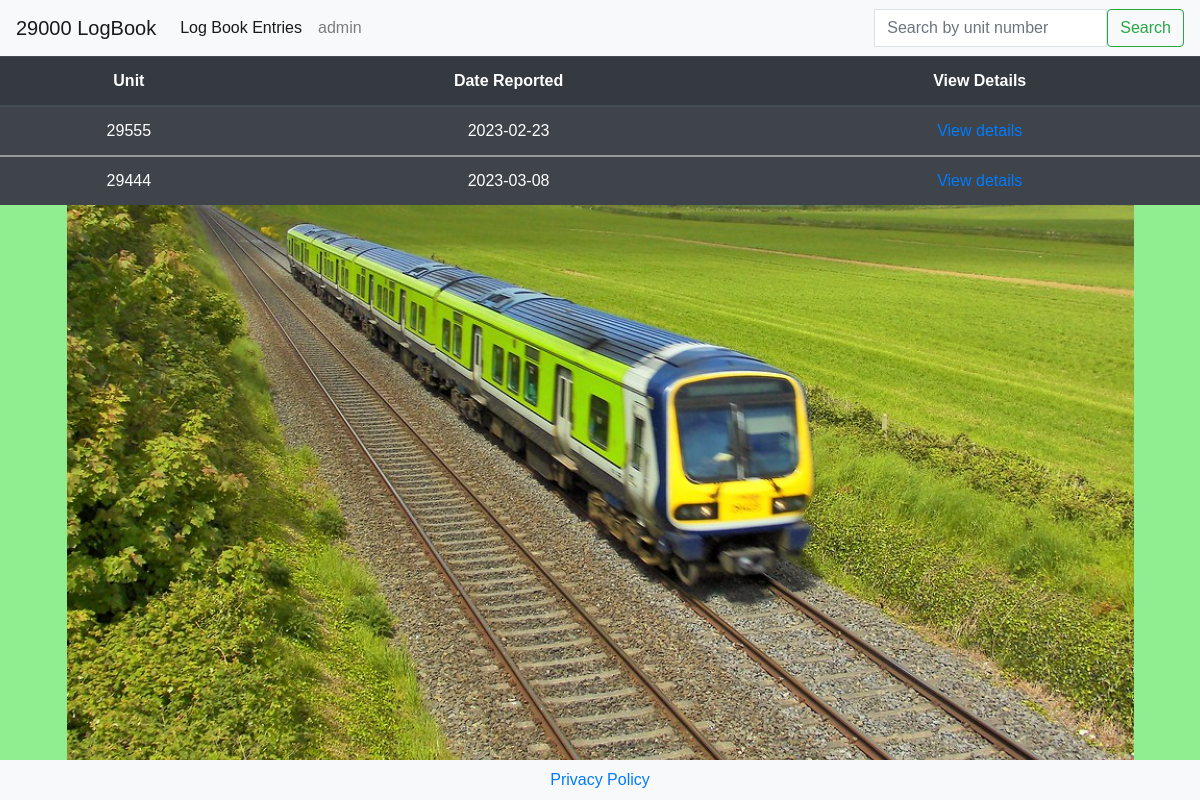
Page /closed_reports.html on the earlier database version.
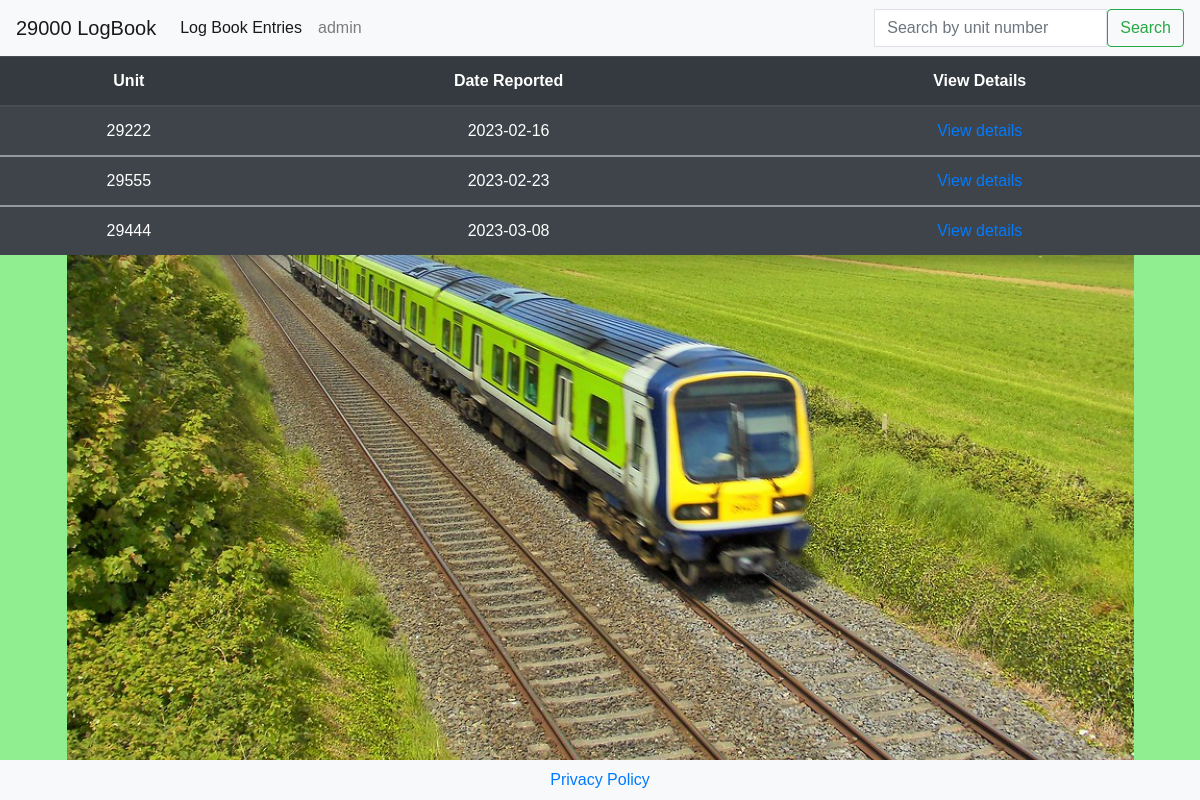
Same page on the later database version.
### report/models.py (models this page shows, shortened)
class Logbook_report(models.Model):
    Grade = models.CharField(max_length=25, default='Driver')
    driver_name = models.CharField(max_length=50)
    driver_email = models.EmailField(blank=True)  # blank =  make optional
    unit = models.IntegerField(default=29)
    location_at_time_of_fault = models.TextField(max_length=60)
    time_of_fault = models.TimeField(null=True, blank=True)
    date_of_fault = models.TextField()
    details_of_defect = models.TextField()
    report_read = models.BooleanField(default=False)
    work_order_created = models.BooleanField(default=False)
    driver_responded_to = models.BooleanField(default=False)
    work_order_closed = models.BooleanField(default=False)
    work_order_number = models.IntegerField(null=True)
    Depot_feedback = models.TextField(max_length=300, default='Copy SAP longtext here')
    class Meta:
        ordering = ['date_of_fault']

### report/views.py (the view)
# urls.py: path('closed_reports.html', views.closed_reports_list, name='closed_reports_list'),
def closed_reports_list(request):
    reports = Logbook_report.objects.filter(work_order_closed=True)
    context = {
        'reports': reports
    }
    return render(request, 'closed_reports.html', context)

### report/templates/closed_reports.html
{% extends "base.html" %}
{% load static %}
{% load crispy_forms_tags%}
{% block content %}
<div class="table-align">
        <table class="text-align table table-striped table-dark">
            <thead>
              <tr>
                <th scope="col">Unit</th>
                <th scope="col">Date Reported</th>
                <th scope="col">View Details</th>
              </tr>
            </thead>
             {% for report in reports %}
            <tbody>
              <tr>
                <td>{{ report.unit }}</td>
                <td>{{ report.date_of_fault }}</td>
                <td><a href="{% url 'report_detail' report.id %}">View details</a></td>
              </tr>
              {% empty %}
                <h3 class="text-align bg-dark text-white">There are no closed work orders from reports to display at the moment.</h3>
              {% endfor %}
            </tbody>
          </table>
</div>
{% endblock %}

Differences in the rows shown:
now on this page (row edited): Logbook_report: unit "29222", date_of_fault "2023-02-16"
